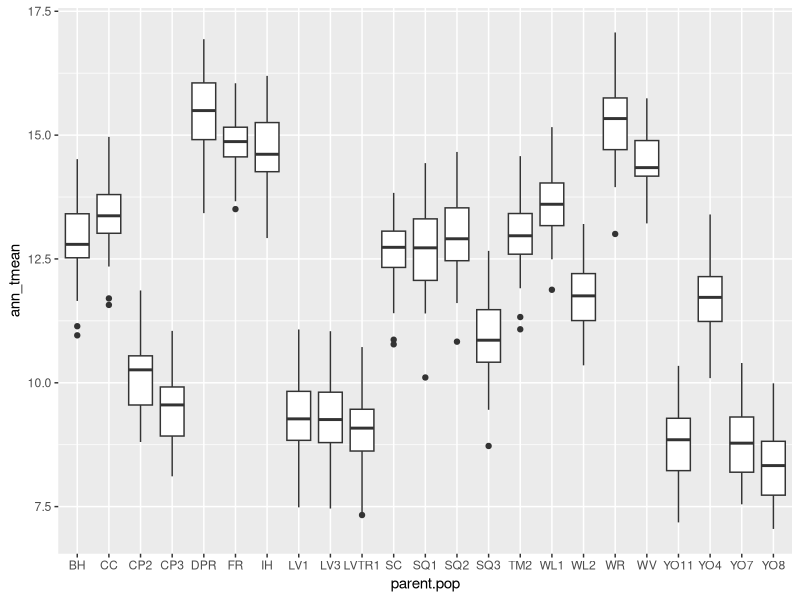
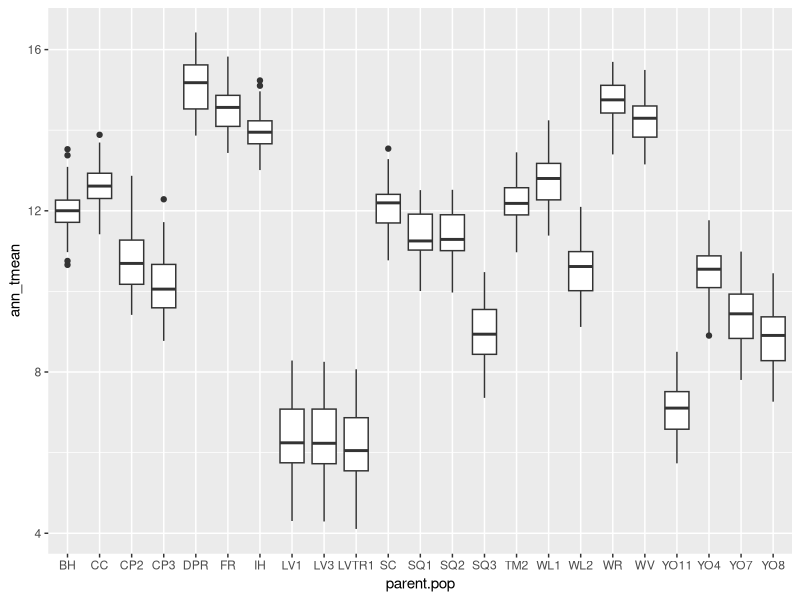
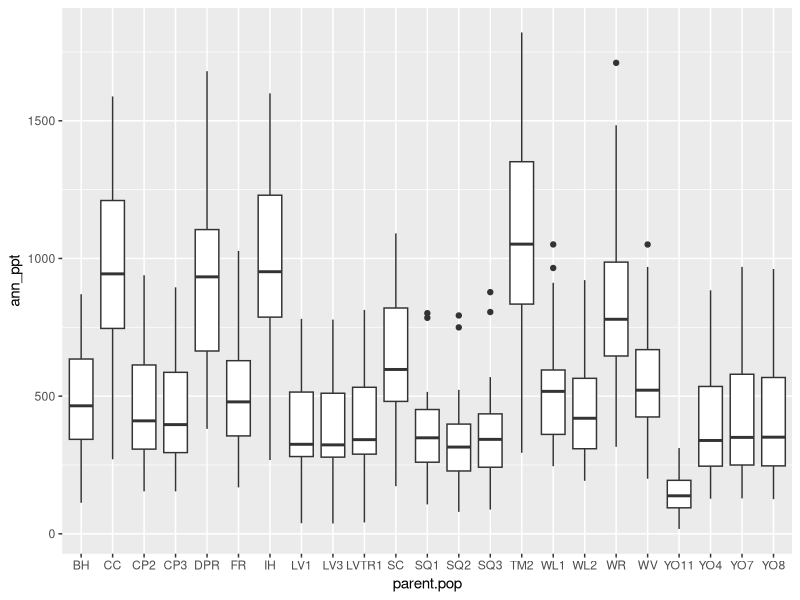
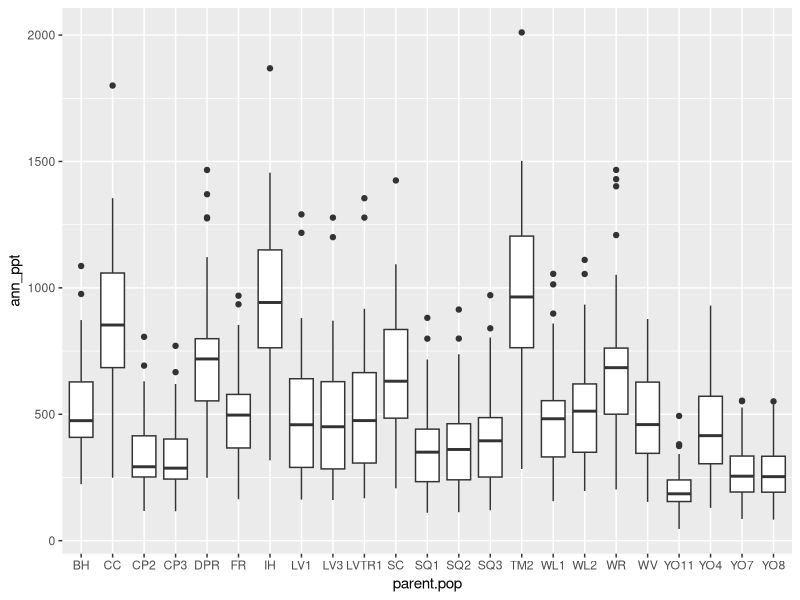
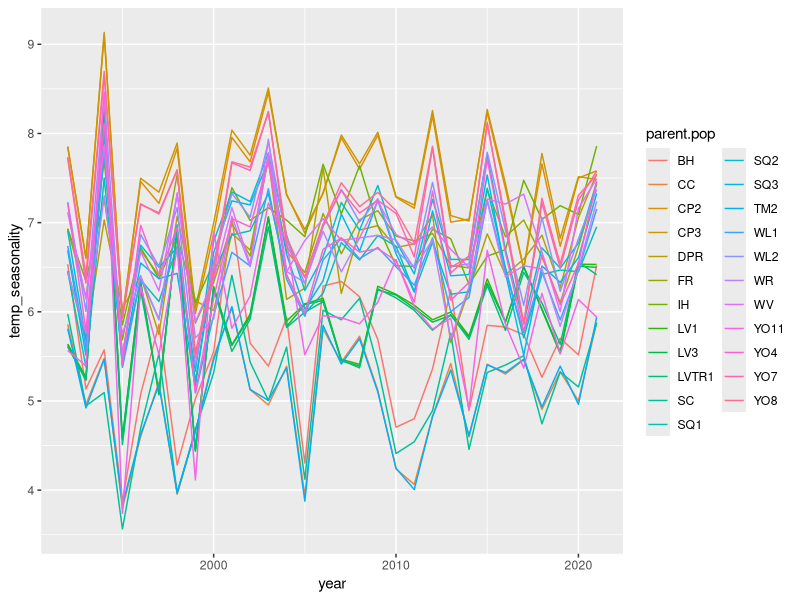
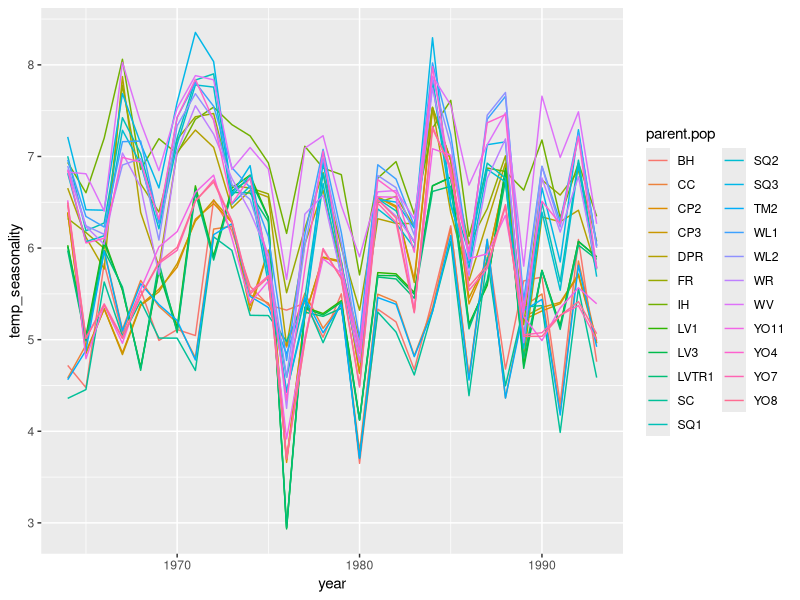
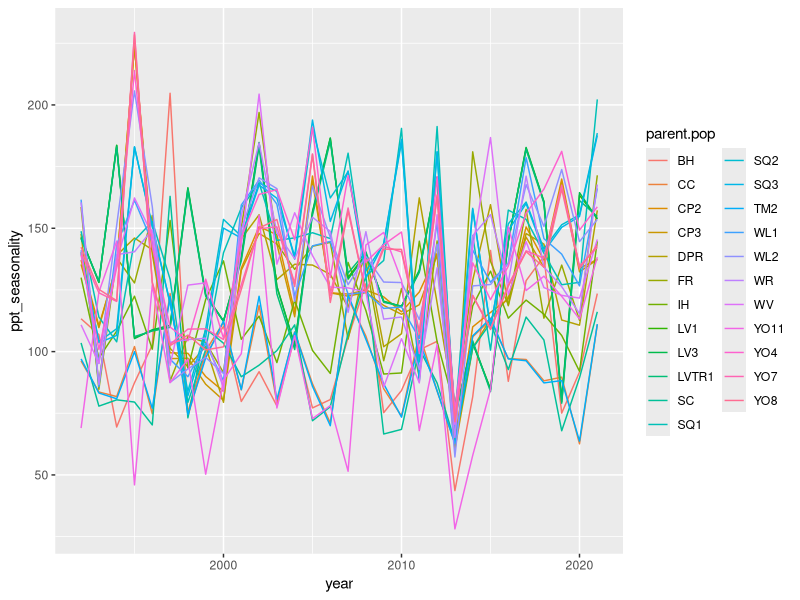
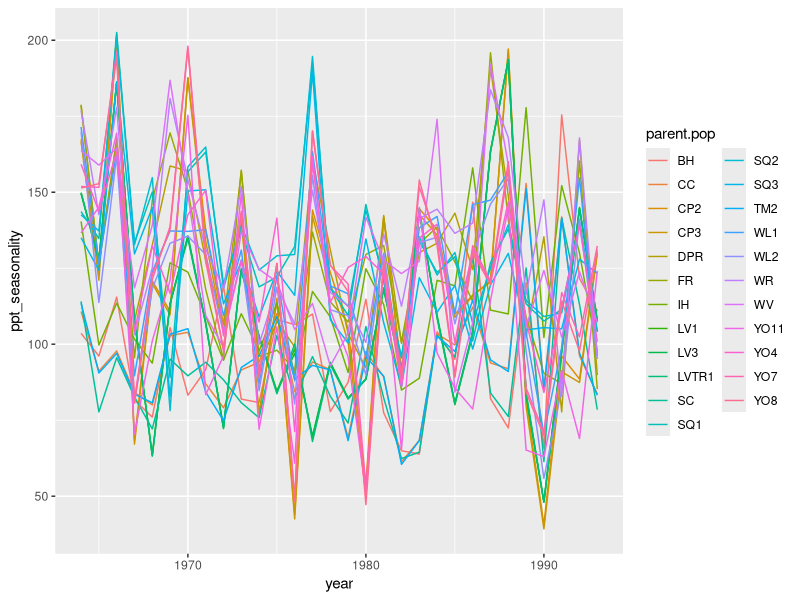

These charts were generated, in order, by the following R code:
## ---- chunk 1
knitr::opts_chunk$set(echo = TRUE)
## ---- chunk 2
library(raster)
library(tidyverse)
library(conflicted)
conflicts_prefer(dplyr::select())
conflicts_prefer(dplyr::filter)
library(ggrepel)
library(cowplot)
library(gridExtra)
library(corrplot) #plotting correlations 
library(rstatix) #performing cor_test

sem <- function(x, na.rm=FALSE) {
  sd(x,na.rm=na.rm)/sqrt(length(na.omit(x)))
} #standard error function 

get_legend<-function(myggplot){
  tmp <- ggplot_gtable(ggplot_build(myggplot))
  leg <- which(sapply(tmp$grobs, function(x) x$name) == "guide-box")
  legend <- tmp$grobs[[leg]]
  return(legend)
} #legend function for grid_arrange

elev_three_palette <- c("#0043F0", "#C9727F", "#F5A540") #colors from Gremer et al 2019
elev_order <- c("High", "Mid", "Low")
## ---- chunk 3
flint_recent_grwseason <- read_csv("../output/Climate/flint_climate_growthseason_recent.csv") %>%
  dplyr::select(month, parent.pop:tmx)
head(flint_recent_grwseason, 12)
flint_recent_grwseason %>% filter(parent.pop=="DPR")

flint_historical_grwseason <- read_csv("../output/Climate/flint_climate_growthseason_historical.csv") %>%
  dplyr::select(month, parent.pop:tmx)
head(flint_historical_grwseason, 12)
## ---- chunk 4
bioclim_recent_meantemp_prep <- flint_recent_grwseason %>% 
  mutate(tavg = (tmn + tmx)/2, t_diurnal = (tmx-tmn))
## ---- chunk 5
recent_wettest_month <- bioclim_recent_meantemp_prep %>%  #there's one wettest month per pop/year
  group_by(parent.pop, elevation.group, elev_m, year) %>% 
  slice_max(ppt)

recent_driest_month <- bioclim_recent_meantemp_prep %>%  #there's more than one driest month for some pops and years 
  group_by(parent.pop, elevation.group, elev_m, year) %>% 
  slice_min(ppt)

recent_warmest_month <- bioclim_recent_meantemp_prep %>% #there's more than one warmest month for 1 pop/year
  group_by(parent.pop, elevation.group, elev_m, year) %>% 
  slice_max(tavg)

recent_coldest_month <- bioclim_recent_meantemp_prep %>% #there's one coldest month per pop/year
  group_by(parent.pop, elevation.group, elev_m, year) %>% 
  slice_min(tavg)
## ---- chunk 6
bioclim_recent_calc <- bioclim_recent_meantemp_prep %>% 
  group_by(parent.pop, elevation.group, elev_m, year) %>% 
  summarise(ann_tmean=mean(tavg),  #Bio1 - Annual Mean Temperature
            mean_diurnal_range=mean(t_diurnal), #Bio2 - Mean Diurnal Range
            temp_seasonality=sd(tavg), #Bio4 - Temperature Seasonality
            temp_ann_range=(max(tmx))-(min(tmn)), #bio7 - temp annual range
            ann_ppt=sum(ppt), #bio12 - annual precip
            ppt_seasonality=cv(ppt+1)) #bio15 - Precipitation Seasonality (+1 to avoid strange CVs for areas where mean rainfaill is < 1)
bioclim_recent_calc
## ---- chunk 7
#bio8 = tmean_wettest_month
bio8_recent <- recent_wettest_month %>% 
  dplyr::select(parent.pop, elevation.group, elev_m, year, tmean_wettest_month=tavg)

#bio9 = tmean_driest_month
bio9_recent <- recent_driest_month %>% 
  group_by(parent.pop, elevation.group, elev_m, year) %>% 
  summarise(tmean_driest_month=mean(tavg)) #taking the average b/c some years where there are multiple driest months 

bio8_9_recent <- full_join(bio8_recent, bio9_recent)

#bio18 = ppt_warmest_month
bio18_recent <- recent_warmest_month %>% 
  group_by(parent.pop, elevation.group, elev_m, year) %>% 
  summarise(ppt_warmest_month=mean(ppt)) #taking the avg b/c more than one warmest month for one pop/year

#bio19 = ppt_coldest_month
bio19_recent <- recent_wettest_month %>% 
  dplyr::select(parent.pop, elevation.group, elev_m, year, ppt_coldest_month=ppt)

bio18_19_recent <- full_join(bio18_recent, bio19_recent)

all_periods_recent <- full_join(bio8_9_recent, bio18_19_recent)
## ---- chunk 8
bioclim_recent <- full_join(bioclim_recent_calc, all_periods_recent)
summary(bioclim_recent)
write_csv(bioclim_recent, "../output/Climate/BioClim_growthseason_Recent.csv")
## ---- chunk 9
bioclim_historical_meantemp_prep <- flint_historical_grwseason %>% 
  mutate(tavg = (tmn + tmx)/2, t_diurnal = (tmx-tmn))
## ---- chunk 10
historical_wettest_month <- bioclim_historical_meantemp_prep %>%  
  group_by(parent.pop, elevation.group, elev_m, year) %>% 
  slice_max(ppt)

historical_driest_month <- bioclim_historical_meantemp_prep %>%  #there's more than one driest month for some pops and years 
  group_by(parent.pop, elevation.group, elev_m, year) %>% 
  slice_min(ppt)

historical_warmest_month <- bioclim_historical_meantemp_prep %>% #there's one warmest month per pop/year
  group_by(parent.pop, elevation.group, elev_m, year) %>% 
  slice_max(tavg)

historical_coldest_month <- bioclim_historical_meantemp_prep %>% #there's one coldest month per pop/year
  group_by(parent.pop, elevation.group, elev_m, year) %>% 
  slice_min(tavg)
## ---- chunk 11
bioclim_historical_calc <- bioclim_historical_meantemp_prep %>% 
  group_by(parent.pop, elevation.group, elev_m, year) %>% 
  summarise(ann_tmean=mean(tavg),  #Bio1 - Annual Mean Temperature
            mean_diurnal_range=mean(t_diurnal), #Bio2 - Mean Diurnal Range
            temp_seasonality=sd(tavg), #Bio4 - Temperature Seasonality
            temp_ann_range=(max(tmx))-(min(tmn)), #bio7 - temp annual range
            ann_ppt=sum(ppt), #bio12 - annual precip
            ppt_seasonality=cv(ppt+1)) #bio15 - Precipitation Seasonality (+1 to avoid strange CVs for areas where mean rainfaill is < 1)
bioclim_historical_calc
## ---- chunk 12
#bio8 = tmean_wettest_month
bio8_historical <- historical_wettest_month %>% 
  dplyr::select(parent.pop, elevation.group, elev_m, year, tmean_wettest_month=tavg)

#bio9 = tmean_driest_month
bio9_historical <- historical_driest_month %>% 
  group_by(parent.pop, elevation.group, elev_m, year) %>% 
  summarise(tmean_driest_month=mean(tavg)) #taking the average b/c some years where there are multiple driest months 

bio8_9_historical <- full_join(bio8_historical, bio9_historical)

#bio18 = ppt_warmest_month
bio18_historical <- historical_warmest_month %>% 
  dplyr::select(parent.pop, elevation.group, elev_m, year, ppt_warmest_month=ppt)

#bio19 = ppt_coldest_month
bio19_historical <- historical_wettest_month %>% 
  dplyr::select(parent.pop, elevation.group, elev_m, year, ppt_coldest_month=ppt)

bio18_19_historical <- full_join(bio18_historical, bio19_historical)

all_periods_historical <- full_join(bio8_9_historical, bio18_19_historical)
## ---- chunk 13
bioclim_historical <- full_join(bioclim_historical_calc, all_periods_historical)
summary(bioclim_historical)
write_csv(bioclim_historical, "../output/Climate/BioClim_growthseason_Historical.csv")
## ---- chunk 14
bioclim_recent %>% ggplot(aes(x=parent.pop, y=ann_tmean)) + geom_boxplot()
bioclim_historical %>% ggplot(aes(x=parent.pop, y=ann_tmean)) + geom_boxplot()

bioclim_recent %>% ggplot(aes(x=parent.pop, y=ann_ppt)) + geom_boxplot() #seemingly more variation in ppt across years than temperature 
bioclim_historical %>% ggplot(aes(x=parent.pop, y=ann_ppt)) + geom_boxplot()

bioclim_recent %>% ggplot(aes(x=year, y=temp_seasonality, group=parent.pop, color=parent.pop)) + geom_line()
bioclim_historical %>% ggplot(aes(x=year, y=temp_seasonality, group=parent.pop, color=parent.pop)) + geom_line()

bioclim_recent %>% ggplot(aes(x=year, y=ppt_seasonality, group=parent.pop, color=parent.pop)) + geom_line()
bioclim_historical %>% ggplot(aes(x=year, y=ppt_seasonality, group=parent.pop, color=parent.pop)) + geom_line()
## ---- chunk 15
bioclim_recent_avgs <- bioclim_recent %>% group_by(parent.pop, elevation.group, elev_m) %>%
  summarise_at(c("ann_tmean", "mean_diurnal_range", "temp_seasonality", "temp_ann_range", "tmean_wettest_month", "tmean_driest_month", "ann_ppt", "ppt_seasonality","ppt_warmest_month", "ppt_coldest_month"), c(mean, sem), na.rm = TRUE) 
names(bioclim_recent_avgs) <- gsub("fn2", "sem", colnames(bioclim_recent_avgs))
names(bioclim_recent_avgs) <-gsub("fn1", "avg", colnames(bioclim_recent_avgs))
bioclim_recent_avgs

bioclim_recent_avgs %>% ggplot(aes(x=fct_reorder(parent.pop, ann_tmean_avg), y=ann_tmean_avg, fill=elev_m)) + 
  geom_col(width = 0.7,position = position_dodge(0.75)) + 
  geom_errorbar(aes(ymin=ann_tmean_avg-ann_tmean_sem,ymax=ann_tmean_avg+ann_tmean_sem),width=.2, position = position_dodge(0.75)) +
  scale_y_continuous(expand = c(0, 0)) +
  scale_fill_gradient(low = "#F5A540", high = "#0043F0") +
  labs(fill="Elevation (m)", y="Avg Annual Mean Temp", x="Population", title ="Recent Climate - Growth Season") +
  theme_classic() +
  theme(text=element_text(size=25), axis.text.x = element_text(angle = 45,  hjust = 1))
ggsave("../output/Climate/growthseason_AnnMeanTmp_RecentClim.png", width = 12, height = 6, units = "in")

bioclim_recent_avgs %>% ggplot(aes(x=fct_reorder(parent.pop, mean_diurnal_range_avg), y=mean_diurnal_range_avg, fill=elev_m)) + 
  geom_col(width = 0.7,position = position_dodge(0.75)) + 
  geom_errorbar(aes(ymin=mean_diurnal_range_avg-mean_diurnal_range_sem,ymax=mean_diurnal_range_avg+mean_diurnal_range_sem),width=.2, position = position_dodge(0.75)) +
  scale_y_continuous(expand = c(0, 0)) +
  scale_fill_gradient(low = "#F5A540", high = "#0043F0") +
  labs(fill="Elevation (m)", y="Avg Diurnal Range", x="Population", title ="Recent Climate - Growth Season") +
  theme_classic() +
  theme(text=element_text(size=25), axis.text.x = element_text(angle = 45,  hjust = 1))
ggsave("../output/Climate/growthseason_DiurnalRange_RecentClim.png", width = 12, height = 6, units = "in")

bioclim_recent_avgs %>% ggplot(aes(x=fct_reorder(parent.pop, temp_seasonality_avg), y=temp_seasonality_avg, fill=elev_m)) + 
  geom_col(width = 0.7,position = position_dodge(0.75)) + 
  geom_errorbar(aes(ymin=temp_seasonality_avg-temp_seasonality_sem,ymax=temp_seasonality_avg+temp_seasonality_sem),width=.2, position = position_dodge(0.75)) +
  scale_y_continuous(expand = c(0, 0)) +
  scale_fill_gradient(low = "#F5A540", high = "#0043F0") +
  labs(fill="Elevation (m)",  x="Population", title ="Recent Climate - Growth Season") +
  theme_classic() +
  theme(text=element_text(size=25), axis.text.x = element_text(angle = 45,  hjust = 1))
ggsave("../output/Climate/growthseason_TempSeasonality_RecentClim.png", width = 12, height = 6, units = "in")

bioclim_recent_avgs %>% ggplot(aes(x=fct_reorder(parent.pop, temp_ann_range_avg), y=temp_ann_range_avg, fill=elev_m)) + 
  geom_col(width = 0.7,position = position_dodge(0.75)) + 
  geom_errorbar(aes(ymin=temp_ann_range_avg-temp_ann_range_sem,ymax=temp_ann_range_avg+temp_ann_range_sem),width=.2, position = position_dodge(0.75)) +
  scale_y_continuous(expand = c(0, 0)) +
  scale_fill_gradient(low = "#F5A540", high = "#0043F0") +
  labs(fill="Elevation (m)",  x="Population", title ="Recent Climate - Growth Season") +
  theme_classic() +
  theme(text=element_text(size=25), axis.text.x = element_text(angle = 45,  hjust = 1))
ggsave("../output/Climate/growthseason_AnnTmpRange_RecentClim.png", width = 12, height = 6, units = "in")

bioclim_recent_avgs %>% ggplot(aes(x=fct_reorder(parent.pop, tmean_wettest_month_avg), y=tmean_wettest_month_avg, fill=elev_m)) + 
  geom_col(width = 0.7,position = position_dodge(0.75)) + 
  geom_errorbar(aes(ymin=tmean_wettest_month_avg-tmean_wettest_month_sem,ymax=tmean_wettest_month_avg+tmean_wettest_month_sem),width=.2, position = position_dodge(0.75)) +
  scale_y_continuous(expand = c(0, 0)) +
  scale_fill_gradient(low = "#F5A540", high = "#0043F0") +
  labs(fill="Elevation (m)",  x="Population", title ="Recent Climate - Growth Season") +
  theme_classic() +
  theme(text=element_text(size=25), axis.text.x = element_text(angle = 45,  hjust = 1))
ggsave("../output/Climate/growthseason_TmpMeanWet_RecentClim.png", width = 12, height = 6, units = "in")

bioclim_recent_avgs %>% ggplot(aes(x=fct_reorder(parent.pop, tmean_driest_month_avg), y=tmean_driest_month_avg, fill=elev_m)) + 
  geom_col(width = 0.7,position = position_dodge(0.75)) + 
  geom_errorbar(aes(ymin=tmean_driest_month_avg-tmean_driest_month_sem,ymax=tmean_driest_month_avg+tmean_driest_month_sem),width=.2, position = position_dodge(0.75)) +
  scale_y_continuous(expand = c(0, 0)) +
  scale_fill_gradient(low = "#F5A540", high = "#0043F0") +
  labs(fill="Elevation (m)",  x="Population", title ="Recent Climate - Growth Season") +
  theme_classic() +
  theme(text=element_text(size=25), axis.text.x = element_text(angle = 45,  hjust = 1))
ggsave("../output/Climate/growthseason_TmpMeanDry_RecentClim.png", width = 12, height = 6, units = "in")

bioclim_recent_avgs %>% ggplot(aes(x=fct_reorder(parent.pop, ann_ppt_avg), y=ann_ppt_avg, fill=elev_m)) + 
  geom_col(width = 0.7,position = position_dodge(0.75)) + 
  geom_errorbar(aes(ymin=ann_ppt_avg-ann_ppt_sem,ymax=ann_ppt_avg+ann_ppt_sem),width=.2, position = position_dodge(0.75)) +
  scale_y_continuous(expand = c(0, 0)) +
  scale_fill_gradient(low = "#F5A540", high = "#0043F0") +
  labs(fill="Elevation (m)",  x="Population", title ="Recent Climate - Growth Season") +
  theme_classic() +
  theme(text=element_text(size=25), axis.text.x = element_text(angle = 45,  hjust = 1))
ggsave("../output/Climate/growthseason_AnnPPT_RecentClim.png", width = 12, height = 6, units = "in")

bioclim_recent_avgs %>% ggplot(aes(x=fct_reorder(parent.pop, ppt_seasonality_avg), y=ppt_seasonality_avg, fill=elev_m)) + 
  geom_col(width = 0.7,position = position_dodge(0.75)) + 
  geom_errorbar(aes(ymin=ppt_seasonality_avg-ppt_seasonality_sem,ymax=ppt_seasonality_avg+ppt_seasonality_sem),width=.2, position = position_dodge(0.75)) +
  scale_y_continuous(expand = c(0, 0)) +
  scale_fill_gradient(low = "#F5A540", high = "#0043F0") +
  labs(fill="Elevation (m)",  x="Population", title ="Recent Climate - Growth Season") +
  theme_classic() +
  theme(text=element_text(size=25), axis.text.x = element_text(angle = 45,  hjust = 1))
ggsave("../output/Climate/growthseason_PPTSeasonality_RecentClim.png", width = 12, height = 6, units = "in")

bioclim_recent_avgs %>% ggplot(aes(x=fct_reorder(parent.pop, ppt_warmest_month_avg), y=ppt_warmest_month_avg, fill=elev_m)) + 
  geom_col(width = 0.7,position = position_dodge(0.75)) + 
  geom_errorbar(aes(ymin=ppt_warmest_month_avg-ppt_warmest_month_sem,ymax=ppt_warmest_month_avg+ppt_warmest_month_sem),width=.2, position = position_dodge(0.75)) +
  scale_y_continuous(expand = c(0, 0)) +
  scale_fill_gradient(low = "#F5A540", high = "#0043F0") +
  labs(fill="Elevation (m)",  x="Population", title ="Recent Climate - Growth Season") +
  theme_classic() +
  theme(text=element_text(size=25), axis.text.x = element_text(angle = 45,  hjust = 1))
ggsave("../output/Climate/growthseason_PPTWarm_RecentClim.png", width = 12, height = 6, units = "in")

bioclim_recent_avgs %>% ggplot(aes(x=fct_reorder(parent.pop, ppt_coldest_month_avg), y=ppt_coldest_month_avg, fill=elev_m)) + 
  geom_col(width = 0.7,position = position_dodge(0.75)) + 
  geom_errorbar(aes(ymin=ppt_coldest_month_avg-ppt_coldest_month_sem,ymax=ppt_coldest_month_avg+ppt_coldest_month_sem),width=.2, position = position_dodge(0.75)) +
  scale_y_continuous(expand = c(0, 0)) +
  scale_fill_gradient(low = "#F5A540", high = "#0043F0") +
  labs(fill="Elevation (m)",  x="Population", title ="Recent Climate - Growth Season") +
  theme_classic() +
  theme(text=element_text(size=25), axis.text.x = element_text(angle = 45,  hjust = 1))
ggsave("../output/Climate/growthseason_PPTCold_RecentClim.png", width = 12, height = 6, units = "in")
## ---- chunk 16
names(bioclim_historical)
bioclim_historical_avgs <- bioclim_historical %>% group_by(parent.pop, elevation.group, elev_m) %>%
  summarise_at(c("ann_tmean", "mean_diurnal_range", "temp_seasonality", "temp_ann_range", "tmean_wettest_month", "tmean_driest_month", "ann_ppt", "ppt_seasonality","ppt_warmest_month", "ppt_coldest_month"), c(mean, sem), na.rm = TRUE) 
names(bioclim_historical_avgs) <- gsub("fn2", "sem", colnames(bioclim_historical_avgs))
names(bioclim_historical_avgs) <-gsub("fn1", "avg", colnames(bioclim_historical_avgs))
bioclim_historical_avgs

bioclim_historical_avgs %>% ggplot(aes(x=fct_reorder(parent.pop, ann_tmean_avg), y=ann_tmean_avg, fill=elev_m)) + 
  geom_col(width = 0.7,position = position_dodge(0.75)) + 
  geom_errorbar(aes(ymin=ann_tmean_avg-ann_tmean_sem,ymax=ann_tmean_avg+ann_tmean_sem),width=.2, position = position_dodge(0.75)) +
  scale_y_continuous(expand = c(0, 0)) +
  scale_fill_gradient(low = "#F5A540", high = "#0043F0") +
  labs(fill="Elevation (m)", y="Avg Annual Mean Temp", x="Population", title ="Historical Climate - Growth Season") +
  theme_classic() +
  theme(text=element_text(size=25), axis.text.x = element_text(angle = 45,  hjust = 1))
ggsave("../output/Climate/growthseason_AnnMeanTmp_HistoricalClim.png", width = 12, height = 6, units = "in")

bioclim_historical_avgs %>% ggplot(aes(x=fct_reorder(parent.pop, mean_diurnal_range_avg), y=mean_diurnal_range_avg, fill=elev_m)) + 
  geom_col(width = 0.7,position = position_dodge(0.75)) + 
  geom_errorbar(aes(ymin=mean_diurnal_range_avg-mean_diurnal_range_sem,ymax=mean_diurnal_range_avg+mean_diurnal_range_sem),width=.2, position = position_dodge(0.75)) +
  scale_y_continuous(expand = c(0, 0)) +
  scale_fill_gradient(low = "#F5A540", high = "#0043F0") +
  labs(fill="Elevation (m)", y="Avg Diurnal Range", x="Population", title ="Historical Climate - Growth Season") +
  theme_classic() +
  theme(text=element_text(size=25), axis.text.x = element_text(angle = 45,  hjust = 1))
ggsave("../output/Climate/growthseason_DiurnalRange_HistoricalClim.png", width = 12, height = 6, units = "in")

bioclim_historical_avgs %>% ggplot(aes(x=fct_reorder(parent.pop, temp_seasonality_avg), y=temp_seasonality_avg, fill=elev_m)) + 
  geom_col(width = 0.7,position = position_dodge(0.75)) + 
  geom_errorbar(aes(ymin=temp_seasonality_avg-temp_seasonality_sem,ymax=temp_seasonality_avg+temp_seasonality_sem),width=.2, position = position_dodge(0.75)) +
  scale_y_continuous(expand = c(0, 0)) +
  scale_fill_gradient(low = "#F5A540", high = "#0043F0") +
  labs(fill="Elevation (m)",  x="Population", title ="Historical Climate - Growth Season") +
  theme_classic() +
  theme(text=element_text(size=25), axis.text.x = element_text(angle = 45,  hjust = 1))
ggsave("../output/Climate/growthseason_TempSeasonality_HistoricalClim.png", width = 12, height = 6, units = "in")

bioclim_historical_avgs %>% ggplot(aes(x=fct_reorder(parent.pop, temp_ann_range_avg), y=temp_ann_range_avg, fill=elev_m)) + 
  geom_col(width = 0.7,position = position_dodge(0.75)) + 
  geom_errorbar(aes(ymin=temp_ann_range_avg-temp_ann_range_sem,ymax=temp_ann_range_avg+temp_ann_range_sem),width=.2, position = position_dodge(0.75)) +
  scale_y_continuous(expand = c(0, 0)) +
  scale_fill_gradient(low = "#F5A540", high = "#0043F0") +
  labs(fill="Elevation (m)",  x="Population", title ="Historical Climate - Growth Season") +
  theme_classic() +
  theme(text=element_text(size=25), axis.text.x = element_text(angle = 45,  hjust = 1))
ggsave("../output/Climate/growthseason_AnnTmpRange_HistoricalClim.png", width = 12, height = 6, units = "in")

bioclim_historical_avgs %>% ggplot(aes(x=fct_reorder(parent.pop, tmean_wettest_month_avg), y=tmean_wettest_month_avg, fill=elev_m)) + 
  geom_col(width = 0.7,position = position_dodge(0.75)) + 
  geom_errorbar(aes(ymin=tmean_wettest_month_avg-tmean_wettest_month_sem,ymax=tmean_wettest_month_avg+tmean_wettest_month_sem),width=.2, position = position_dodge(0.75)) +
  scale_y_continuous(expand = c(0, 0)) +
  scale_fill_gradient(low = "#F5A540", high = "#0043F0") +
  labs(fill="Elevation (m)",  x="Population", title ="Historical Climate - Growth Season") +
  theme_classic() +
  theme(text=element_text(size=25), axis.text.x = element_text(angle = 45,  hjust = 1))
ggsave("../output/Climate/growthseason_TmpMeanWet_HistoricalClim.png", width = 12, height = 6, units = "in")

bioclim_historical_avgs %>% ggplot(aes(x=fct_reorder(parent.pop, tmean_driest_month_avg), y=tmean_driest_month_avg, fill=elev_m)) + 
  geom_col(width = 0.7,position = position_dodge(0.75)) + 
  geom_errorbar(aes(ymin=tmean_driest_month_avg-tmean_driest_month_sem,ymax=tmean_driest_month_avg+tmean_driest_month_sem),width=.2, position = position_dodge(0.75)) +
  scale_y_continuous(expand = c(0, 0)) +
  scale_fill_gradient(low = "#F5A540", high = "#0043F0") +
  labs(fill="Elevation (m)",  x="Population", title ="Historical Climate - Growth Season") +
  theme_classic() +
  theme(text=element_text(size=25), axis.text.x = element_text(angle = 45,  hjust = 1))
ggsave("../output/Climate/growthseason_TmpMeanDry_HistoricalClim.png", width = 12, height = 6, units = "in")

bioclim_historical_avgs %>% ggplot(aes(x=fct_reorder(parent.pop, ann_ppt_avg), y=ann_ppt_avg, fill=elev_m)) + 
  geom_col(width = 0.7,position = position_dodge(0.75)) + 
  geom_errorbar(aes(ymin=ann_ppt_avg-ann_ppt_sem,ymax=ann_ppt_avg+ann_ppt_sem),width=.2, position = position_dodge(0.75)) +
  scale_y_continuous(expand = c(0, 0)) +
  scale_fill_gradient(low = "#F5A540", high = "#0043F0") +
  labs(fill="Elevation (m)",  x="Population", title ="Historical Climate - Growth Season") +
  theme_classic() +
  theme(text=element_text(size=25), axis.text.x = element_text(angle = 45,  hjust = 1))
ggsave("../output/Climate/growthseason_AnnPPT_HistoricalClim.png", width = 12, height = 6, units = "in")

bioclim_historical_avgs %>% ggplot(aes(x=fct_reorder(parent.pop, ppt_seasonality_avg), y=ppt_seasonality_avg, fill=elev_m)) + 
  geom_col(width = 0.7,position = position_dodge(0.75)) + 
  geom_errorbar(aes(ymin=ppt_seasonality_avg-ppt_seasonality_sem,ymax=ppt_seasonality_avg+ppt_seasonality_sem),width=.2, position = position_dodge(0.75)) +
  scale_y_continuous(expand = c(0, 0)) +
  scale_fill_gradient(low = "#F5A540", high = "#0043F0") +
  labs(fill="Elevation (m)",  x="Population", title ="Historical Climate - Growth Season") +
  theme_classic() +
  theme(text=element_text(size=25), axis.text.x = element_text(angle = 45,  hjust = 1))
ggsave("../output/Climate/growthseason_PPTSeasonality_HistoricalClim.png", width = 12, height = 6, units = "in")

bioclim_historical_avgs %>% ggplot(aes(x=fct_reorder(parent.pop, ppt_warmest_month_avg), y=ppt_warmest_month_avg, fill=elev_m)) + 
  geom_col(width = 0.7,position = position_dodge(0.75)) + 
  geom_errorbar(aes(ymin=ppt_warmest_month_avg-ppt_warmest_month_sem,ymax=ppt_warmest_month_avg+ppt_warmest_month_sem),width=.2, position = position_dodge(0.75)) +
  scale_y_continuous(expand = c(0, 0)) +
  scale_fill_gradient(low = "#F5A540", high = "#0043F0") +
  labs(fill="Elevation (m)",  x="Population", title ="Historical Climate - Growth Season") +
  theme_classic() +
  theme(text=element_text(size=25), axis.text.x = element_text(angle = 45,  hjust = 1))
ggsave("../output/Climate/growthseason_PPTWarm_HistoricalClim.png", width = 12, height = 6, units = "in")

bioclim_historical_avgs %>% ggplot(aes(x=fct_reorder(parent.pop, ppt_coldest_month_avg), y=ppt_coldest_month_avg, fill=elev_m)) + 
  geom_col(width = 0.7,position = position_dodge(0.75)) + 
  geom_errorbar(aes(ymin=ppt_coldest_month_avg-ppt_coldest_month_sem,ymax=ppt_coldest_month_avg+ppt_coldest_month_sem),width=.2, position = position_dodge(0.75)) +
  scale_y_continuous(expand = c(0, 0)) +
  scale_fill_gradient(low = "#F5A540", high = "#0043F0") +
  labs(fill="Elevation (m)",  x="Population", title ="Historical Climate - Growth Season") +
  theme_classic() +
  theme(text=element_text(size=25), axis.text.x = element_text(angle = 45,  hjust = 1))
ggsave("../output/Climate/growthseason_PPTCold_HistoricalClim.png", width = 12, height = 6, units = "in")
## ---- chunk 17
names(bioclim_recent)
bioclim_recent <- tibble(bioclim_recent)
bioclim_recent %>% cor_test(ann_tmean:ppt_coldest_month, method = "pearson")
recent_cor_bioclim_mat <- bioclim_recent %>% dplyr::select(ann_tmean:ppt_coldest_month) %>% cor_mat()
recent_cor_bioclim_mat

recent_cor_bioclim = bioclim_recent %>% dplyr::select(ann_tmean:ppt_coldest_month) %>% cor()
file_path= "../output/Climate/BioClim_RecentClim_Cors.png"
png(width = 12, height = 6, res= 300, units = "in", file=file_path, type = "cairo")
corrplot(recent_cor_bioclim)
dev.off()

bioclim_historical <- tibble(bioclim_historical)
bioclim_historical %>% cor_test(ann_tmean:ppt_coldest_month, method = "pearson")
historical_cor_bioclim_mat <- bioclim_historical %>% dplyr::select(ann_tmean:ppt_coldest_month) %>% cor_mat()
historical_cor_bioclim_mat

historical_cor_bioclim = bioclim_historical %>% dplyr::select(ann_tmean:ppt_coldest_month) %>% cor()
file_path= "../output/Climate/BioClim_HistoricalClim_Cors.png"
png(width = 12, height = 6, res= 300, units = "in", file=file_path, type = "cairo")
corrplot(historical_cor_bioclim)
dev.off()
